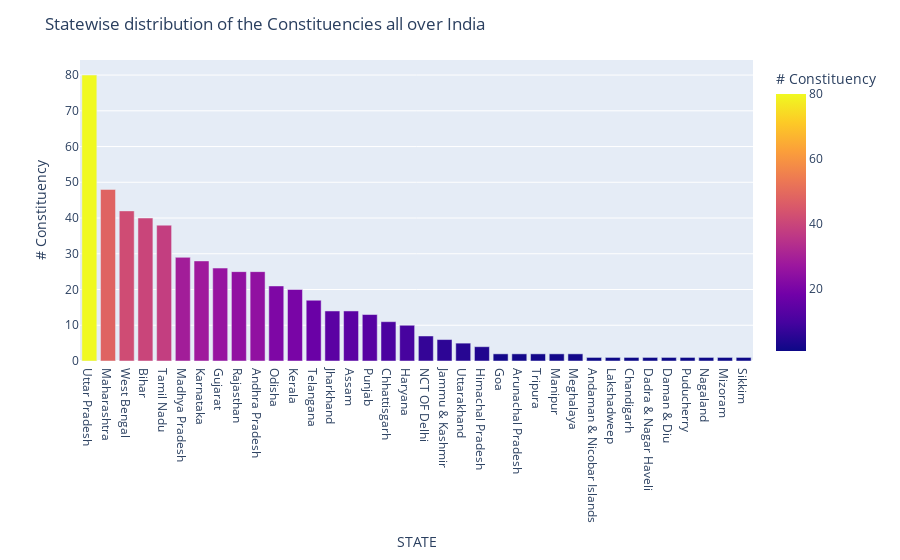

The code cell stored with this chart in its notebook:
### Markdown cell above
#### State and Constituency Level Analysis

### Code cell
st_con=vote.groupby('STATE').apply(lambda x:x['CONSTITUENCY'].nunique()).reset_index(name='# Constituency')
shp_gdf = gpd.read_file('datasets\India States\Igismap\Indian_States.shp')
merged = shp_gdf.set_index('st_nm').join(st_con.set_index('STATE'))
fig, ax = plt.subplots(1, figsize=(10, 10))
ax.axis('off')
ax.set_title('State-wise Distribution of Indian Constituencies',
             fontdict={'fontsize': '15', 'fontweight' : '3'})
fig = merged.plot(column='# Constituency', cmap='inferno_r',linewidth=0.5, ax=ax, edgecolor='0.2',legend=True)
st_con.sort_values(by='# Constituency',ascending=False,inplace=True)
fig2 = px.bar(st_con, x='STATE', y='# Constituency',
                     color='# Constituency',
             labels={'pop':'Constituencies of India'})
fig2.update_layout(title_text='Statewise distribution of the Constituencies all over India')
fig2.show()

### Figure 1 — Plotly figure (JSON) as saved in the notebook; plotly's stock layout.template omitted (floating-point values rounded to 4 significant figures)
{"data": [{"hovertemplate": "STATE=%{x}<br># Constituency=%{marker.color}<extra></extra>", "legendgroup": "", "marker": {"color": [80, 48, 42, 40, 38, 29, 28, 26, 25, 25, 21, 20, 17, 14, 14, 13, 11, 10, 7, 6, 5, 4, 2, 2, 2, 2, 2, 1, 1, 1, 1, 1, 1, 1, 1, 1], "coloraxis": "coloraxis", "pattern": {"shape": ""}}, "name": "", "orientation": "v", "showlegend": false, "textposition": "auto", "type": "bar", "x": ["Uttar Pradesh", "Maharashtra", "West Bengal", "Bihar", "Tamil Nadu", "Madhya Pradesh", "Karnataka", "Gujarat", "Rajasthan", "Andhra Pradesh", "Odisha", "Kerala", "Telangana", "Jharkhand", "Assam", "Punjab", "Chhattisgarh", "Haryana", "NCT OF Delhi", "Jammu & Kashmir", "Uttarakhand", "Himachal Pradesh", "Goa", "Arunachal Pradesh", "Tripura", "Manipur", "Meghalaya", "Andaman & Nicobar Islands", "Lakshadweep", "Chandigarh", "Dadra & Nagar Haveli", "Daman & Diu", "Puducherry", "Nagaland", "Mizoram", "Sikkim"], "xaxis": "x", "y": [80, 48, 42, 40, 38, 29, 28, 26, 25, 25, 21, 20, 17, 14, 14, 13, 11, 10, 7, 6, 5, 4, 2, 2, 2, 2, 2, 1, 1, 1, 1, 1, 1, 1, 1, 1], "yaxis": "y"}], "layout": {"barmode": "relative", "coloraxis": {"colorbar": {"title": {"text": "# Constituency"}}, "colorscale": [[0, "#0d0887"], [0.1111, "#46039f"], [0.2222, "#7201a8"], [0.3333, "#9c179e"], [0.4444, "#bd3786"], [0.5556, "#d8576b"], [0.6667, "#ed7953"], [0.7778, "#fb9f3a"], [0.8889, "#fdca26"], [1, "#f0f921"]]}, "legend": {"tracegroupgap": 0}, "margin": {"t": 60}, "title": {"text": "Statewise distribution of the Constituencies all over India"}, "xaxis": {"anchor": "y", "domain": [0, 1], "title": {"text": "STATE"}}, "yaxis": {"anchor": "x", "domain": [0, 1], "title": {"text": "# Constituency"}}}}
